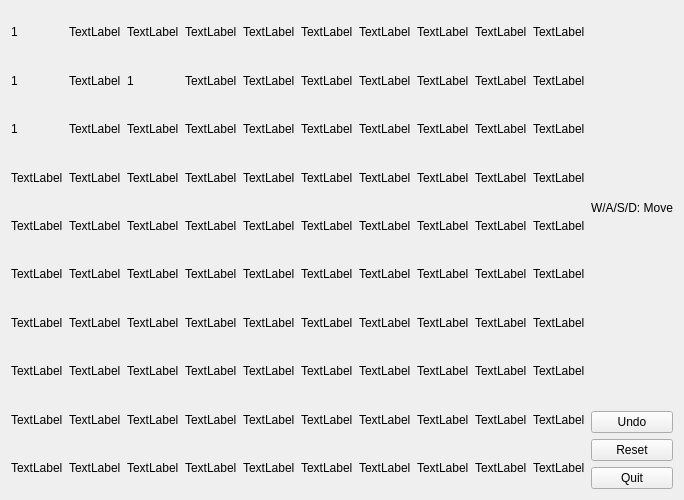
<?xml version="1.0" encoding="UTF-8"?>
<ui version="4.0">
 <class>levelForm</class>
 <widget class="QWidget" name="levelForm">
  <property name="geometry">
   <rect>
    <x>0</x>
    <y>0</y>
    <width>546</width>
    <height>500</height>
   </rect>
  </property>
  <property name="windowTitle">
   <string>Form</string>
  </property>
  <layout class="QHBoxLayout" name="horizontalLayout_3">
   <item>
    <layout class="QGridLayout" name="levelLayout">
     <item row="9" column="5">
      <widget class="QLabel" name="label_14">
       <property name="text">
        <string>TextLabel</string>
       </property>
      </widget>
     </item>
     <item row="3" column="3">
      <widget class="QLabel" name="label_57">
       <property name="text">
        <string>TextLabel</string>
       </property>
      </widget>
     </item>
     <item row="3" column="0">
      <widget class="QLabel" name="label_46">
       <property name="text">
        <string>TextLabel</string>
       </property>
      </widget>
     </item>
     <item row="3" column="6">
      <widget class="QLabel" name="label_6">
       <property name="text">
        <string>TextLabel</string>
       </property>
      </widget>
     </item>
     <item row="4" column="9">
      <widget class="QLabel" name="label_96">
       <property name="text">
        <string>TextLabel</string>
       </property>
      </widget>
     </item>
     <item row="6" column="1">
      <widget class="QLabel" name="label_26">
       <property name="text">
        <string>TextLabel</string>
       </property>
      </widget>
     </item>
     <item row="0" column="8">
      <widget class="QLabel" name="label_3">
       <property name="text">
        <string>TextLabel</string>
       </property>
      </widget>
     </item>
     <item row="1" column="7">
      <widget class="QLabel" name="label_74">
       <property name="text">
        <string>TextLabel</string>
       </property>
      </widget>
     </item>
     <item row="6" column="2">
      <widget class="QLabel" name="label_29">
       <property name="text">
        <string>TextLabel</string>
       </property>
      </widget>
     </item>
     <item row="3" column="1">
      <widget class="QLabel" name="label_47">
       <property name="text">
        <string>TextLabel</string>
       </property>
      </widget>
     </item>
     <item row="7" column="8">
      <widget class="QLabel" name="label_85">
       <property name="text">
        <string>TextLabel</string>
       </property>
      </widget>
     </item>
     <item row="4" column="7">
      <widget class="QLabel" name="label_77">
       <property name="text">
        <string>TextLabel</string>
       </property>
      </widget>
     </item>
     <item row="2" column="6">
      <widget class="QLabel" name="label_5">
       <property name="text">
        <string>TextLabel</string>
       </property>
      </widget>
     </item>
     <item row="8" column="1">
      <widget class="QLabel" name="label_24">
       <property name="text">
        <string>TextLabel</string>
       </property>
      </widget>
     </item>
     <item row="6" column="9">
      <widget class="QLabel" name="label_97">
       <property name="text">
        <string>TextLabel</string>
       </property>
      </widget>
     </item>
     <item row="4" column="6">
      <widget class="QLabel" name="label_8">
       <property name="text">
        <string>TextLabel</string>
       </property>
      </widget>
     </item>
     <item row="1" column="3">
      <widget class="QLabel" name="label_61">
       <property name="text">
        <string>TextLabel</string>
       </property>
      </widget>
     </item>
     <item row="2" column="1">
      <widget class="QLabel" name="label_49">
       <property name="text">
        <string>TextLabel</string>
       </property>
      </widget>
     </item>
     <item row="6" column="3">
      <widget class="QLabel" name="label_36">
       <property name="text">
        <string>TextLabel</string>
       </property>
      </widget>
     </item>
     <item row="5" column="9">
      <widget class="QLabel" name="label_95">
       <property name="text">
        <string>TextLabel</string>
       </property>
      </widget>
     </item>
     <item row="6" column="7">
      <widget class="QLabel" name="label_79">
       <property name="text">
        <string>TextLabel</string>
       </property>
      </widget>
     </item>
     <item row="8" column="9">
      <widget class="QLabel" name="label_99">
       <property name="text">
        <string>TextLabel</string>
       </property>
      </widget>
     </item>
     <item row="8" column="6">
      <widget class="QLabel" name="label_12">
       <property name="text">
        <string>TextLabel</string>
       </property>
      </widget>
     </item>
     <item row="2" column="5">
      <widget class="QLabel" name="label_67">
       <property name="text">
        <string>TextLabel</string>
       </property>
      </widget>
     </item>
     <item row="6" column="6">
      <widget class="QLabel" name="label_10">
       <property name="text">
        <string>TextLabel</string>
       </property>
      </widget>
     </item>
     <item row="0" column="7">
      <widget class="QLabel" name="label_2">
       <property name="text">
        <string>TextLabel</string>
       </property>
      </widget>
     </item>
     <item row="4" column="3">
      <widget class="QLabel" name="label_43">
       <property name="text">
        <string>TextLabel</string>
       </property>
      </widget>
     </item>
     <item row="1" column="2">
      <widget class="QLabel" name="label_55">
       <property name="text">
        <string>1</string>
       </property>
      </widget>
     </item>
     <item row="0" column="2">
      <widget class="QLabel" name="label_56">
       <property name="text">
        <string>TextLabel</string>
       </property>
      </widget>
     </item>
     <item row="0" column="0">
      <widget class="QLabel" name="label_20">
       <property name="text">
        <string>1</string>
       </property>
      </widget>
     </item>
     <item row="9" column="4">
      <widget class="QLabel" name="label_15">
       <property name="text">
        <string>TextLabel</string>
       </property>
      </widget>
     </item>
     <item row="5" column="2">
      <widget class="QLabel" name="label_30">
       <property name="text">
        <string>TextLabel</string>
       </property>
      </widget>
     </item>
     <item row="5" column="6">
      <widget class="QLabel" name="label_9">
       <property name="text">
        <string>TextLabel</string>
       </property>
      </widget>
     </item>
     <item row="0" column="3">
      <widget class="QLabel" name="label_63">
       <property name="text">
        <string>TextLabel</string>
       </property>
      </widget>
     </item>
     <item row="1" column="8">
      <widget class="QLabel" name="label_91">
       <property name="text">
        <string>TextLabel</string>
       </property>
      </widget>
     </item>
     <item row="7" column="0">
      <widget class="QLabel" name="label_22">
       <property name="text">
        <string>TextLabel</string>
       </property>
      </widget>
     </item>
     <item row="1" column="9">
      <widget class="QLabel" name="label_92">
       <property name="text">
        <string>TextLabel</string>
       </property>
      </widget>
     </item>
     <item row="5" column="1">
      <widget class="QLabel" name="label_31">
       <property name="text">
        <string>TextLabel</string>
       </property>
      </widget>
     </item>
     <item row="1" column="4">
      <widget class="QLabel" name="label_62">
       <property name="text">
        <string>TextLabel</string>
       </property>
      </widget>
     </item>
     <item row="8" column="8">
      <widget class="QLabel" name="label_84">
       <property name="text">
        <string>TextLabel</string>
       </property>
      </widget>
     </item>
     <item row="8" column="0">
      <widget class="QLabel" name="label_21">
       <property name="text">
        <string>TextLabel</string>
       </property>
      </widget>
     </item>
     <item row="3" column="4">
      <widget class="QLabel" name="label_59">
       <property name="text">
        <string>TextLabel</string>
       </property>
      </widget>
     </item>
     <item row="8" column="4">
      <widget class="QLabel" name="label_39">
       <property name="text">
        <string>TextLabel</string>
       </property>
      </widget>
     </item>
     <item row="7" column="5">
      <widget class="QLabel" name="label_72">
       <property name="text">
        <string>TextLabel</string>
       </property>
      </widget>
     </item>
     <item row="9" column="1">
      <widget class="QLabel" name="label_18">
       <property name="text">
        <string>TextLabel</string>
       </property>
      </widget>
     </item>
     <item row="0" column="6">
      <widget class="QLabel" name="label">
       <property name="text">
        <string>TextLabel</string>
       </property>
      </widget>
     </item>
     <item row="4" column="5">
      <widget class="QLabel" name="label_69">
       <property name="text">
        <string>TextLabel</string>
       </property>
      </widget>
     </item>
     <item row="8" column="7">
      <widget class="QLabel" name="label_81">
       <property name="text">
        <string>TextLabel</string>
       </property>
      </widget>
     </item>
     <item row="0" column="5">
      <widget class="QLabel" name="label_65">
       <property name="text">
        <string>TextLabel</string>
       </property>
      </widget>
     </item>
     <item row="6" column="5">
      <widget class="QLabel" name="label_71">
       <property name="text">
        <string>TextLabel</string>
       </property>
      </widget>
     </item>
     <item row="1" column="6">
      <widget class="QLabel" name="label_4">
       <property name="text">
        <string>TextLabel</string>
       </property>
      </widget>
     </item>
     <item row="7" column="2">
      <widget class="QLabel" name="label_27">
       <property name="text">
        <string>TextLabel</string>
       </property>
      </widget>
     </item>
     <item row="9" column="2">
      <widget class="QLabel" name="label_17">
       <property name="text">
        <string>TextLabel</string>
       </property>
      </widget>
     </item>
     <item row="9" column="7">
      <widget class="QLabel" name="label_82">
       <property name="text">
        <string>TextLabel</string>
       </property>
      </widget>
     </item>
     <item row="3" column="5">
      <widget class="QLabel" name="label_68">
       <property name="text">
        <string>TextLabel</string>
       </property>
      </widget>
     </item>
     <item row="0" column="9">
      <widget class="QLabel" name="label_7">
       <property name="text">
        <string>TextLabel</string>
       </property>
      </widget>
     </item>
     <item row="5" column="5">
      <widget class="QLabel" name="label_70">
       <property name="text">
        <string>TextLabel</string>
       </property>
      </widget>
     </item>
     <item row="8" column="5">
      <widget class="QLabel" name="label_73">
       <property name="text">
        <string>TextLabel</string>
       </property>
      </widget>
     </item>
     <item row="2" column="7">
      <widget class="QLabel" name="label_75">
       <property name="text">
        <string>TextLabel</string>
       </property>
      </widget>
     </item>
     <item row="4" column="8">
      <widget class="QLabel" name="label_88">
       <property name="text">
        <string>TextLabel</string>
       </property>
      </widget>
     </item>
     <item row="2" column="9">
      <widget class="QLabel" name="label_93">
       <property name="text">
        <string>TextLabel</string>
       </property>
      </widget>
     </item>
     <item row="0" column="1">
      <widget class="QLabel" name="label_52">
       <property name="text">
        <string>TextLabel</string>
       </property>
      </widget>
     </item>
     <item row="3" column="2">
      <widget class="QLabel" name="label_53">
       <property name="text">
        <string>TextLabel</string>
       </property>
      </widget>
     </item>
     <item row="7" column="3">
      <widget class="QLabel" name="label_37">
       <property name="text">
        <string>TextLabel</string>
       </property>
      </widget>
     </item>
     <item row="7" column="6">
      <widget class="QLabel" name="label_11">
       <property name="text">
        <string>TextLabel</string>
       </property>
      </widget>
     </item>
     <item row="5" column="3">
      <widget class="QLabel" name="label_42">
       <property name="text">
        <string>TextLabel</string>
       </property>
      </widget>
     </item>
     <item row="4" column="1">
      <widget class="QLabel" name="label_34">
       <property name="text">
        <string>TextLabel</string>
       </property>
      </widget>
     </item>
     <item row="9" column="0">
      <widget class="QLabel" name="label_19">
       <property name="text">
        <string>TextLabel</string>
       </property>
      </widget>
     </item>
     <item row="5" column="0">
      <widget class="QLabel" name="label_32">
       <property name="text">
        <string>TextLabel</string>
       </property>
      </widget>
     </item>
     <item row="7" column="1">
      <widget class="QLabel" name="label_25">
       <property name="text">
        <string>TextLabel</string>
       </property>
      </widget>
     </item>
     <item row="9" column="6">
      <widget class="QLabel" name="label_13">
       <property name="text">
        <string>TextLabel</string>
       </property>
      </widget>
     </item>
     <item row="2" column="4">
      <widget class="QLabel" name="label_60">
       <property name="text">
        <string>TextLabel</string>
       </property>
      </widget>
     </item>
     <item row="9" column="9">
      <widget class="QLabel" name="label_100">
       <property name="text">
        <string>TextLabel</string>
       </property>
      </widget>
     </item>
     <item row="7" column="9">
      <widget class="QLabel" name="label_98">
       <property name="text">
        <string>TextLabel</string>
       </property>
      </widget>
     </item>
     <item row="4" column="0">
      <widget class="QLabel" name="label_33">
       <property name="text">
        <string>TextLabel</string>
       </property>
      </widget>
     </item>
     <item row="6" column="8">
      <widget class="QLabel" name="label_86">
       <property name="text">
        <string>TextLabel</string>
       </property>
      </widget>
     </item>
     <item row="0" column="4">
      <widget class="QLabel" name="label_64">
       <property name="text">
        <string>TextLabel</string>
       </property>
      </widget>
     </item>
     <item row="1" column="0">
      <widget class="QLabel" name="label_50">
       <property name="text">
        <string>1</string>
       </property>
      </widget>
     </item>
     <item row="4" column="4">
      <widget class="QLabel" name="label_45">
       <property name="text">
        <string>TextLabel</string>
       </property>
      </widget>
     </item>
     <item row="7" column="7">
      <widget class="QLabel" name="label_80">
       <property name="text">
        <string>TextLabel</string>
       </property>
      </widget>
     </item>
     <item row="6" column="4">
      <widget class="QLabel" name="label_41">
       <property name="text">
        <string>TextLabel</string>
       </property>
      </widget>
     </item>
     <item row="3" column="9">
      <widget class="QLabel" name="label_94">
       <property name="text">
        <string>TextLabel</string>
       </property>
      </widget>
     </item>
     <item row="2" column="2">
      <widget class="QLabel" name="label_54">
       <property name="text">
        <string>TextLabel</string>
       </property>
      </widget>
     </item>
     <item row="2" column="8">
      <widget class="QLabel" name="label_90">
       <property name="text">
        <string>TextLabel</string>
       </property>
      </widget>
     </item>
     <item row="1" column="5">
      <widget class="QLabel" name="label_66">
       <property name="text">
        <string>TextLabel</string>
       </property>
      </widget>
     </item>
     <item row="2" column="3">
      <widget class="QLabel" name="label_58">
       <property name="text">
        <string>TextLabel</string>
       </property>
      </widget>
     </item>
     <item row="1" column="1">
      <widget class="QLabel" name="label_51">
       <property name="text">
        <string>TextLabel</string>
       </property>
      </widget>
     </item>
     <item row="4" column="2">
      <widget class="QLabel" name="label_35">
       <property name="text">
        <string>TextLabel</string>
       </property>
      </widget>
     </item>
     <item row="9" column="8">
      <widget class="QLabel" name="label_83">
       <property name="text">
        <string>TextLabel</string>
       </property>
      </widget>
     </item>
     <item row="6" column="0">
      <widget class="QLabel" name="label_23">
       <property name="text">
        <string>TextLabel</string>
       </property>
      </widget>
     </item>
     <item row="3" column="7">
      <widget class="QLabel" name="label_76">
       <property name="text">
        <string>TextLabel</string>
       </property>
      </widget>
     </item>
     <item row="5" column="4">
      <widget class="QLabel" name="label_44">
       <property name="text">
        <string>TextLabel</string>
       </property>
      </widget>
     </item>
     <item row="9" column="3">
      <widget class="QLabel" name="label_16">
       <property name="text">
        <string>TextLabel</string>
       </property>
      </widget>
     </item>
     <item row="8" column="3">
      <widget class="QLabel" name="label_38">
       <property name="text">
        <string>TextLabel</string>
       </property>
      </widget>
     </item>
     <item row="5" column="7">
      <widget class="QLabel" name="label_78">
       <property name="text">
        <string>TextLabel</string>
       </property>
      </widget>
     </item>
     <item row="8" column="2">
      <widget class="QLabel" name="label_28">
       <property name="text">
        <string>TextLabel</string>
       </property>
      </widget>
     </item>
     <item row="2" column="0">
      <widget class="QLabel" name="label_48">
       <property name="text">
        <string>1</string>
       </property>
      </widget>
     </item>
     <item row="3" column="8">
      <widget class="QLabel" name="label_89">
       <property name="text">
        <string>TextLabel</string>
       </property>
      </widget>
     </item>
     <item row="7" column="4">
      <widget class="QLabel" name="label_40">
       <property name="text">
        <string>TextLabel</string>
       </property>
      </widget>
     </item>
     <item row="5" column="8">
      <widget class="QLabel" name="label_87">
       <property name="text">
        <string>TextLabel</string>
       </property>
      </widget>
     </item>
    </layout>
   </item>
   <item>
    <layout class="QVBoxLayout" name="operationLayout">
     <item>
      <widget class="QLabel" name="label_101">
       <property name="text">
        <string>W/A/S/D: Move</string>
       </property>
      </widget>
     </item>
     <item>
      <widget class="QPushButton" name="undoBotton">
       <property name="text">
        <string>Undo</string>
       </property>
      </widget>
     </item>
     <item>
      <widget class="QPushButton" name="resetBotton">
       <property name="text">
        <string>Reset</string>
       </property>
      </widget>
     </item>
     <item>
      <widget class="QPushButton" name="quitBotton">
       <property name="text">
        <string>Quit</string>
       </property>
      </widget>
     </item>
    </layout>
   </item>
  </layout>
 </widget>
 <resources/>
 <connections/>
</ui>
